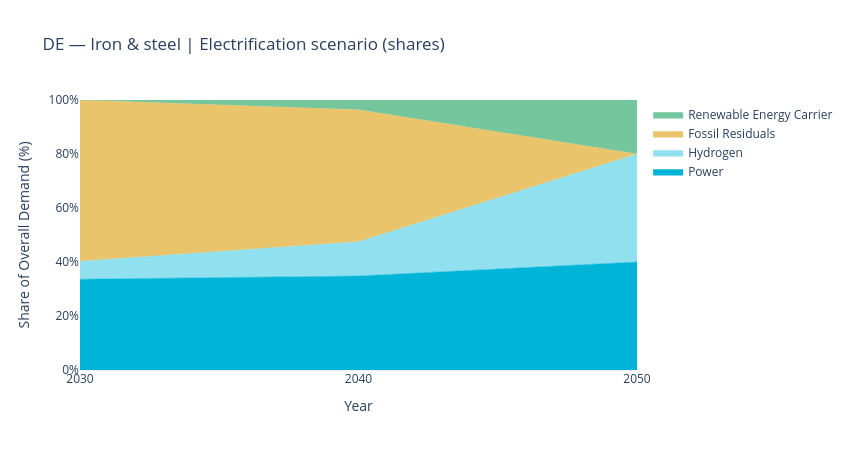
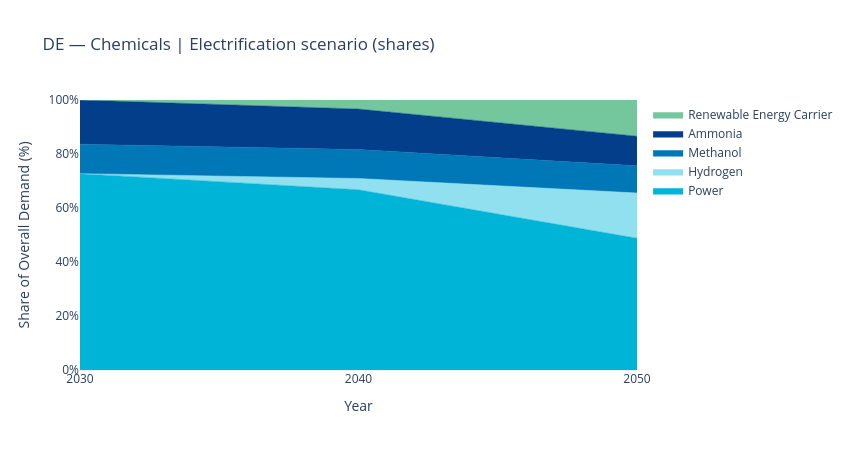
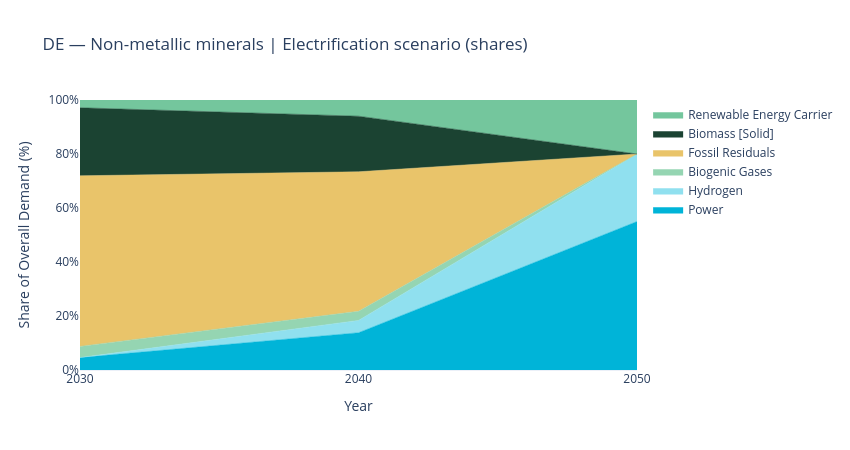
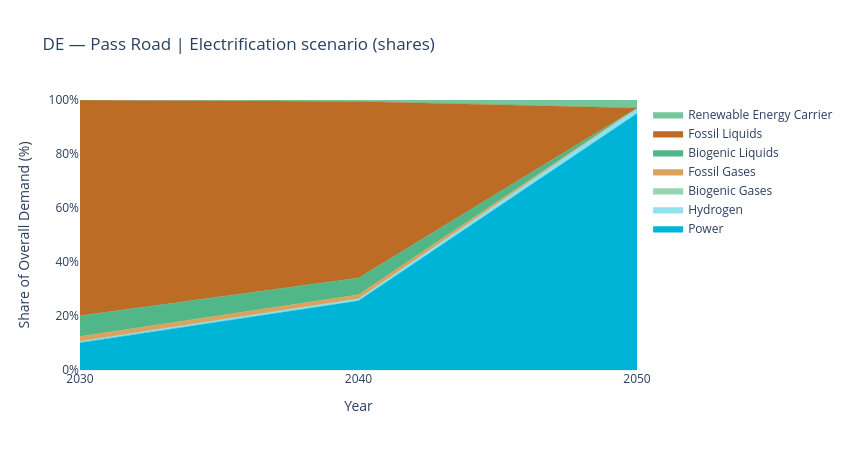

Notebook cell for these charts, in order:
### Code cell
for sector in column_order:
    if sector in scenario_df.columns:
        plot_ramp_up_plotly(scenario_df, sector, sample_code)

### Figure 1 — Plotly figure (JSON) as saved in the notebook; plotly's stock layout.template omitted (floating-point values rounded to 4 significant figures)
{"data": [{"customdata": ["<b>Power</b><br>Year: 2030<br>Share: 33.6%<br>Value: 0.08946 EJ", "<b>Power</b><br>Year: 2040<br>Share: 34.8%<br>Value: 0.09023 EJ", "<b>Power</b><br>Year: 2050<br>Share: 40.0%<br>Value: 0.10163 EJ"], "fillcolor": "#00B4D8", "hovertemplate": "%{customdata}<extra></extra>", "line": {"color": "#00B4D8", "width": 0.5}, "mode": "lines", "name": "Power", "stackgroup": "one", "type": "scatter", "x": [2030, 2040, 2050], "y": [33.63, 34.8, 40]}, {"customdata": ["<b>Hydrogen</b><br>Year: 2030<br>Share: 6.6%<br>Value: 0.01765 EJ", "<b>Hydrogen</b><br>Year: 2040<br>Share: 12.7%<br>Value: 0.03299 EJ", "<b>Hydrogen</b><br>Year: 2050<br>Share: 40.0%<br>Value: 0.10163 EJ"], "fillcolor": "#90E0EF", "hovertemplate": "%{customdata}<extra></extra>", "line": {"color": "#90E0EF", "width": 0.5}, "mode": "lines", "name": "Hydrogen", "stackgroup": "one", "type": "scatter", "x": [2030, 2040, 2050], "y": [6.64, 12.72, 40]}, {"customdata": ["<b>Fossil Residuals</b><br>Year: 2030<br>Share: 59.7%<br>Value: 0.15887 EJ", "<b>Fossil Residuals</b><br>Year: 2040<br>Share: 48.8%<br>Value: 0.12664 EJ", "<b>Fossil Residuals</b><br>Year: 2050<br>Share: 0.0%<br>Value: 0.00000 EJ"], "fillcolor": "#E9C46A", "hovertemplate": "%{customdata}<extra></extra>", "line": {"color": "#E9C46A", "width": 0.5}, "mode": "lines", "name": "Fossil Residuals", "stackgroup": "one", "type": "scatter", "x": [2030, 2040, 2050], "y": [59.73, 48.83, 0]}, {"customdata": ["<b>Renewable Energy Carrier</b><br>Year: 2030<br>Share: 0.0%<br>Value: 0.00000 EJ", "<b>Renewable Energy Carrier</b><br>Year: 2040<br>Share: 3.6%<br>Value: 0.00946 EJ", "<b>Renewable Energy Carrier</b><br>Year: 2050<br>Share: 20.0%<br>Value: 0.05081 EJ"], "fillcolor": "#74C69D", "hovertemplate": "%{customdata}<extra></extra>", "line": {"color": "#74C69D", "width": 0.5}, "mode": "lines", "name": "Renewable Energy Carrier", "stackgroup": "one", "type": "scatter", "x": [2030, 2040, 2050], "y": [0, 3.65, 20]}], "layout": {"height": 450, "hovermode": "x unified", "legend": {"orientation": "v", "x": 1.02, "y": 1}, "title": {"text": "DE — Iron & steel | Electrification scenario (shares)"}, "width": 850, "xaxis": {"tickvals": [2030, 2040, 2050], "title": {"text": "Year"}}, "yaxis": {"range": [0, 100], "ticksuffix": "%", "title": {"text": "Share of Overall Demand (%)"}}}}

### Figure 2 — Plotly figure (JSON) as saved in the notebook; plotly's stock layout.template omitted (floating-point values rounded to 4 significant figures)
{"data": [{"customdata": ["<b>Power</b><br>Year: 2030<br>Share: 72.7%<br>Value: 0.19703 EJ", "<b>Power</b><br>Year: 2040<br>Share: 66.8%<br>Value: 0.18394 EJ", "<b>Power</b><br>Year: 2050<br>Share: 48.8%<br>Value: 0.13622 EJ"], "fillcolor": "#00B4D8", "hovertemplate": "%{customdata}<extra></extra>", "line": {"color": "#00B4D8", "width": 0.5}, "mode": "lines", "name": "Power", "stackgroup": "one", "type": "scatter", "x": [2030, 2040, 2050], "y": [72.73, 66.75, 48.78]}, {"customdata": ["<b>Hydrogen</b><br>Year: 2030<br>Share: 0.0%<br>Value: 0.00000 EJ", "<b>Hydrogen</b><br>Year: 2040<br>Share: 4.2%<br>Value: 0.01154 EJ", "<b>Hydrogen</b><br>Year: 2050<br>Share: 16.8%<br>Value: 0.04683 EJ"], "fillcolor": "#90E0EF", "hovertemplate": "%{customdata}<extra></extra>", "line": {"color": "#90E0EF", "width": 0.5}, "mode": "lines", "name": "Hydrogen", "stackgroup": "one", "type": "scatter", "x": [2030, 2040, 2050], "y": [0, 4.19, 16.77]}, {"customdata": ["<b>Methanol</b><br>Year: 2030<br>Share: 10.9%<br>Value: 0.02955 EJ", "<b>Methanol</b><br>Year: 2040<br>Share: 10.7%<br>Value: 0.02948 EJ", "<b>Methanol</b><br>Year: 2050<br>Share: 10.1%<br>Value: 0.02810 EJ"], "fillcolor": "#0077B6", "hovertemplate": "%{customdata}<extra></extra>", "line": {"color": "#0077B6", "width": 0.5}, "mode": "lines", "name": "Methanol", "stackgroup": "one", "type": "scatter", "x": [2030, 2040, 2050], "y": [10.91, 10.7, 10.06]}, {"customdata": ["<b>Ammonia</b><br>Year: 2030<br>Share: 16.4%<br>Value: 0.04434 EJ", "<b>Ammonia</b><br>Year: 2040<br>Share: 15.0%<br>Value: 0.04140 EJ", "<b>Ammonia</b><br>Year: 2050<br>Share: 11.0%<br>Value: 0.03066 EJ"], "fillcolor": "#023E8A", "hovertemplate": "%{customdata}<extra></extra>", "line": {"color": "#023E8A", "width": 0.5}, "mode": "lines", "name": "Ammonia", "stackgroup": "one", "type": "scatter", "x": [2030, 2040, 2050], "y": [16.37, 15.02, 10.98]}, {"customdata": ["<b>Renewable Energy Carrier</b><br>Year: 2030<br>Share: 0.0%<br>Value: 0.00000 EJ", "<b>Renewable Energy Carrier</b><br>Year: 2040<br>Share: 3.4%<br>Value: 0.00923 EJ", "<b>Renewable Energy Carrier</b><br>Year: 2050<br>Share: 13.4%<br>Value: 0.03746 EJ"], "fillcolor": "#74C69D", "hovertemplate": "%{customdata}<extra></extra>", "line": {"color": "#74C69D", "width": 0.5}, "mode": "lines", "name": "Renewable Energy Carrier", "stackgroup": "one", "type": "scatter", "x": [2030, 2040, 2050], "y": [0, 3.35, 13.41]}], "layout": {"height": 450, "hovermode": "x unified", "legend": {"orientation": "v", "x": 1.02, "y": 1}, "title": {"text": "DE — Chemicals | Electrification scenario (shares)"}, "width": 850, "xaxis": {"tickvals": [2030, 2040, 2050], "title": {"text": "Year"}}, "yaxis": {"range": [0, 100], "ticksuffix": "%", "title": {"text": "Share of Overall Demand (%)"}}}}

### Figure 3 — Plotly figure (JSON) as saved in the notebook; plotly's stock layout.template omitted (floating-point values rounded to 4 significant figures)
{"data": [{"customdata": ["<b>Power</b><br>Year: 2030<br>Share: 4.6%<br>Value: 0.01002 EJ", "<b>Power</b><br>Year: 2040<br>Share: 13.8%<br>Value: 0.03015 EJ", "<b>Power</b><br>Year: 2050<br>Share: 55.0%<br>Value: 0.12054 EJ"], "fillcolor": "#00B4D8", "hovertemplate": "%{customdata}<extra></extra>", "line": {"color": "#00B4D8", "width": 0.5}, "mode": "lines", "name": "Power", "stackgroup": "one", "type": "scatter", "x": [2030, 2040, 2050], "y": [4.6, 13.8, 55]}, {"customdata": ["<b>Hydrogen</b><br>Year: 2030<br>Share: 0.0%<br>Value: 0.00000 EJ", "<b>Hydrogen</b><br>Year: 2040<br>Share: 4.6%<br>Value: 0.00997 EJ", "<b>Hydrogen</b><br>Year: 2050<br>Share: 25.0%<br>Value: 0.05479 EJ"], "fillcolor": "#90E0EF", "hovertemplate": "%{customdata}<extra></extra>", "line": {"color": "#90E0EF", "width": 0.5}, "mode": "lines", "name": "Hydrogen", "stackgroup": "one", "type": "scatter", "x": [2030, 2040, 2050], "y": [0, 4.56, 25]}, {"customdata": ["<b>Biogenic Gases</b><br>Year: 2030<br>Share: 4.1%<br>Value: 0.00902 EJ", "<b>Biogenic Gases</b><br>Year: 2040<br>Share: 3.4%<br>Value: 0.00740 EJ", "<b>Biogenic Gases</b><br>Year: 2050<br>Share: 0.0%<br>Value: 0.00000 EJ"], "fillcolor": "#95D5B2", "hovertemplate": "%{customdata}<extra></extra>", "line": {"color": "#95D5B2", "width": 0.5}, "mode": "lines", "name": "Biogenic Gases", "stackgroup": "one", "type": "scatter", "x": [2030, 2040, 2050], "y": [4.14, 3.39, 0]}, {"customdata": ["<b>Fossil Residuals</b><br>Year: 2030<br>Share: 63.2%<br>Value: 0.13760 EJ", "<b>Fossil Residuals</b><br>Year: 2040<br>Share: 51.7%<br>Value: 0.11290 EJ", "<b>Fossil Residuals</b><br>Year: 2050<br>Share: 0.0%<br>Value: 0.00000 EJ"], "fillcolor": "#E9C46A", "hovertemplate": "%{customdata}<extra></extra>", "line": {"color": "#E9C46A", "width": 0.5}, "mode": "lines", "name": "Fossil Residuals", "stackgroup": "one", "type": "scatter", "x": [2030, 2040, 2050], "y": [63.19, 51.66, 0]}, {"customdata": ["<b>Biomass [Solid]</b><br>Year: 2030<br>Share: 25.2%<br>Value: 0.05485 EJ", "<b>Biomass [Solid]</b><br>Year: 2040<br>Share: 20.6%<br>Value: 0.04500 EJ", "<b>Biomass [Solid]</b><br>Year: 2050<br>Share: 0.0%<br>Value: 0.00000 EJ"], "fillcolor": "#1B4332", "hovertemplate": "%{customdata}<extra></extra>", "line": {"color": "#1B4332", "width": 0.5}, "mode": "lines", "name": "Biomass [Solid]", "stackgroup": "one", "type": "scatter", "x": [2030, 2040, 2050], "y": [25.19, 20.59, 0]}, {"customdata": ["<b>Renewable Energy Carrier</b><br>Year: 2030<br>Share: 2.9%<br>Value: 0.00627 EJ", "<b>Renewable Energy Carrier</b><br>Year: 2040<br>Share: 6.0%<br>Value: 0.01312 EJ", "<b>Renewable Energy Carrier</b><br>Year: 2050<br>Share: 20.0%<br>Value: 0.04383 EJ"], "fillcolor": "#74C69D", "hovertemplate": "%{customdata}<extra></extra>", "line": {"color": "#74C69D", "width": 0.5}, "mode": "lines", "name": "Renewable Energy Carrier", "stackgroup": "one", "type": "scatter", "x": [2030, 2040, 2050], "y": [2.88, 6, 20]}], "layout": {"height": 450, "hovermode": "x unified", "legend": {"orientation": "v", "x": 1.02, "y": 1}, "title": {"text": "DE — Non-metallic minerals | Electrification scenario (shares)"}, "width": 850, "xaxis": {"tickvals": [2030, 2040, 2050], "title": {"text": "Year"}}, "yaxis": {"range": [0, 100], "ticksuffix": "%", "title": {"text": "Share of Overall Demand (%)"}}}}

### Figure 4 — Plotly figure (JSON) as saved in the notebook; plotly's stock layout.template omitted (floating-point values rounded to 4 significant figures)
{"data": [{"customdata": ["<b>Power</b><br>Year: 2030<br>Share: 10.1%<br>Value: 0.12616 EJ", "<b>Power</b><br>Year: 2040<br>Share: 25.6%<br>Value: 0.17770 EJ", "<b>Power</b><br>Year: 2050<br>Share: 95.0%<br>Value: 0.44615 EJ"], "fillcolor": "#00B4D8", "hovertemplate": "%{customdata}<extra></extra>", "line": {"color": "#00B4D8", "width": 0.5}, "mode": "lines", "name": "Power", "stackgroup": "one", "type": "scatter", "x": [2030, 2040, 2050], "y": [10.13, 25.61, 95]}, {"customdata": ["<b>Hydrogen</b><br>Year: 2030<br>Share: 0.5%<br>Value: 0.00557 EJ", "<b>Hydrogen</b><br>Year: 2040<br>Share: 0.7%<br>Value: 0.00507 EJ", "<b>Hydrogen</b><br>Year: 2050<br>Share: 2.0%<br>Value: 0.00939 EJ"], "fillcolor": "#90E0EF", "hovertemplate": "%{customdata}<extra></extra>", "line": {"color": "#90E0EF", "width": 0.5}, "mode": "lines", "name": "Hydrogen", "stackgroup": "one", "type": "scatter", "x": [2030, 2040, 2050], "y": [0.45, 0.73, 2]}, {"customdata": ["<b>Biogenic Gases</b><br>Year: 2030<br>Share: 0.1%<br>Value: 0.00123 EJ", "<b>Biogenic Gases</b><br>Year: 2040<br>Share: 0.1%<br>Value: 0.00056 EJ", "<b>Biogenic Gases</b><br>Year: 2050<br>Share: 0.0%<br>Value: 0.00000 EJ"], "fillcolor": "#95D5B2", "hovertemplate": "%{customdata}<extra></extra>", "line": {"color": "#95D5B2", "width": 0.5}, "mode": "lines", "name": "Biogenic Gases", "stackgroup": "one", "type": "scatter", "x": [2030, 2040, 2050], "y": [0.1, 0.08, 0]}, {"customdata": ["<b>Fossil Gases</b><br>Year: 2030<br>Share: 1.7%<br>Value: 0.02144 EJ", "<b>Fossil Gases</b><br>Year: 2040<br>Share: 1.4%<br>Value: 0.00976 EJ", "<b>Fossil Gases</b><br>Year: 2050<br>Share: 0.0%<br>Value: 0.00000 EJ"], "fillcolor": "#DDA15E", "hovertemplate": "%{customdata}<extra></extra>", "line": {"color": "#DDA15E", "width": 0.5}, "mode": "lines", "name": "Fossil Gases", "stackgroup": "one", "type": "scatter", "x": [2030, 2040, 2050], "y": [1.72, 1.41, 0]}, {"customdata": ["<b>Biogenic Liquids</b><br>Year: 2030<br>Share: 7.7%<br>Value: 0.09538 EJ", "<b>Biogenic Liquids</b><br>Year: 2040<br>Share: 6.3%<br>Value: 0.04344 EJ", "<b>Biogenic Liquids</b><br>Year: 2050<br>Share: 0.0%<br>Value: 0.00000 EJ"], "fillcolor": "#52B788", "hovertemplate": "%{customdata}<extra></extra>", "line": {"color": "#52B788", "width": 0.5}, "mode": "lines", "name": "Biogenic Liquids", "stackgroup": "one", "type": "scatter", "x": [2030, 2040, 2050], "y": [7.66, 6.26, 0]}, {"customdata": ["<b>Fossil Liquids</b><br>Year: 2030<br>Share: 80.0%<br>Value: 0.99582 EJ", "<b>Fossil Liquids</b><br>Year: 2040<br>Share: 65.4%<br>Value: 0.45351 EJ", "<b>Fossil Liquids</b><br>Year: 2050<br>Share: 0.0%<br>Value: 0.00000 EJ"], "fillcolor": "#BC6C25", "hovertemplate": "%{customdata}<extra></extra>", "line": {"color": "#BC6C25", "width": 0.5}, "mode": "lines", "name": "Fossil Liquids", "stackgroup": "one", "type": "scatter", "x": [2030, 2040, 2050], "y": [79.95, 65.36, 0]}, {"customdata": ["<b>Renewable Energy Carrier</b><br>Year: 2030<br>Share: 0.0%<br>Value: 0.00000 EJ", "<b>Renewable Energy Carrier</b><br>Year: 2040<br>Share: 0.6%<br>Value: 0.00380 EJ", "<b>Renewable Energy Carrier</b><br>Year: 2050<br>Share: 3.0%<br>Value: 0.01409 EJ"], "fillcolor": "#74C69D", "hovertemplate": "%{customdata}<extra></extra>", "line": {"color": "#74C69D", "width": 0.5}, "mode": "lines", "name": "Renewable Energy Carrier", "stackgroup": "one", "type": "scatter", "x": [2030, 2040, 2050], "y": [0, 0.55, 3]}], "layout": {"height": 450, "hovermode": "x unified", "legend": {"orientation": "v", "x": 1.02, "y": 1}, "title": {"text": "DE — Pass Road | Electrification scenario (shares)"}, "width": 850, "xaxis": {"tickvals": [2030, 2040, 2050], "title": {"text": "Year"}}, "yaxis": {"range": [0, 100], "ticksuffix": "%", "title": {"text": "Share of Overall Demand (%)"}}}}
